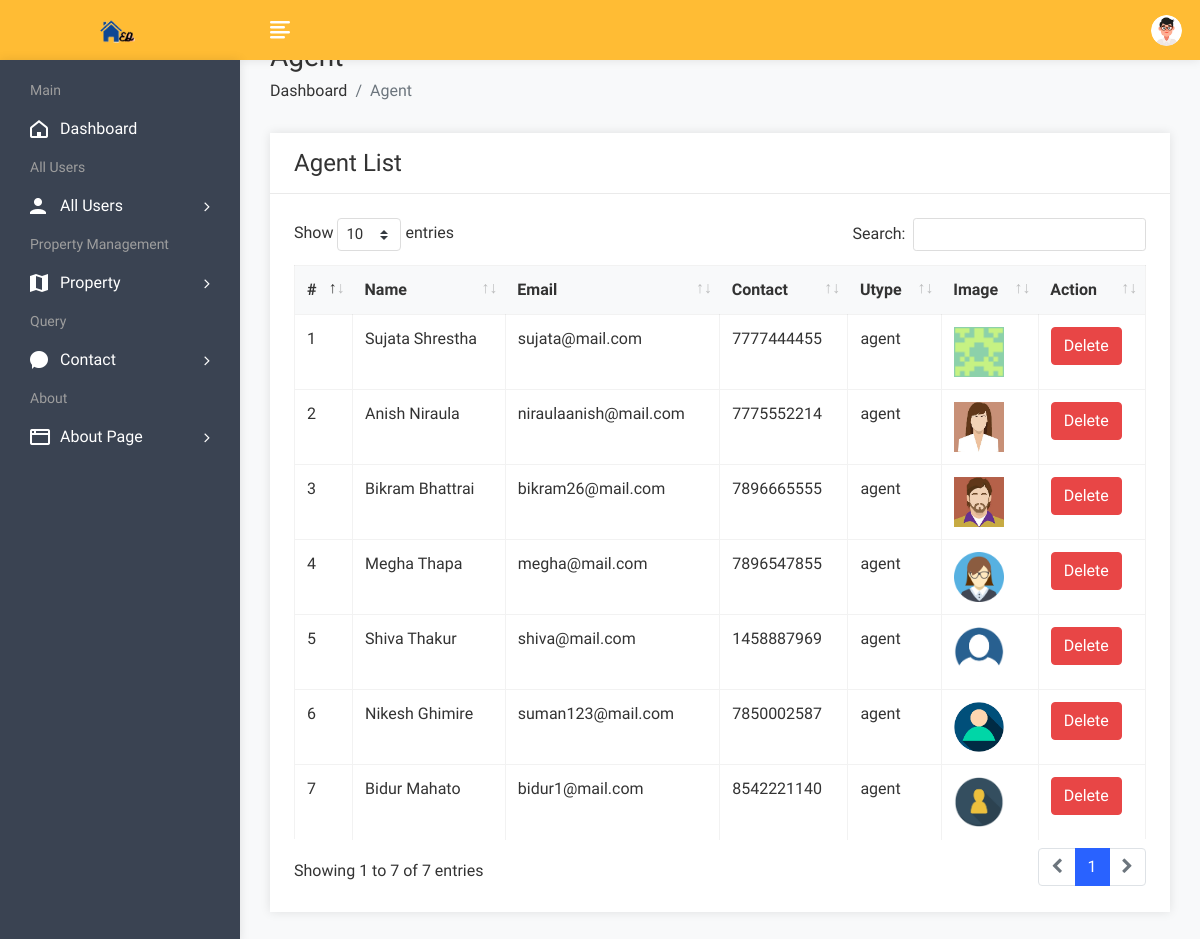
Screenshot of /admin/useragent.php (signed in) with the database file from the repository.
### tables this page shows
CREATE TABLE `user` (
  `uid` int(50) NOT NULL,
  `uname` varchar(100) NOT NULL,
  `uemail` varchar(100) NOT NULL,
  `uphone` varchar(20) NOT NULL,
  `upass` varchar(50) NOT NULL,
  `utype` varchar(50) NOT NULL,
  `uimage` varchar(300) NOT NULL
);

### admin/useragent.php (the view, shortened to what this page needs)
<!DOCTYPE html>
<html lang="en">
<head>
        <link rel="stylesheet" href="assets/css/bootstrap.min.css">
        <link rel="stylesheet" href="assets/css/font-awesome.min.css">
        <link rel="stylesheet" href="assets/css/feathericon.min.css">
		<link rel="stylesheet" href="assets/plugins/datatables/dataTables.bootstrap4.min.css">
		<link rel="stylesheet" href="assets/plugins/datatables/responsive.bootstrap4.min.css">
		<link rel="stylesheet" href="assets/plugins/datatables/select.bootstrap4.min.css">
		<link rel="stylesheet" href="assets/plugins/datatables/buttons.bootstrap4.min.css">
        <link rel="stylesheet" href="assets/css/style.css">
    </head>
    <body>
				<?php include("header.php"); ?>
            <div class="page-wrapper">
                <div class="content container-fluid">
					<div class="page-header">
						<div class="row">
							<div class="col">
								<h3 class="page-title">Agent</h3>
								<ul class="breadcrumb">
									<li class="breadcrumb-item"><a href="dashboard.php">Dashboard</a></li>
									<li class="breadcrumb-item active">Agent</li>
								</ul>
							</div>
						</div>
					</div>
					<div class="row">
						<div class="col-sm-12">
							<div class="card">
								<div class="card-header">
									<h4 class="card-title">Agent List</h4>
								</div>
								<div class="card-body">
									<table id="basic-datatable" class="table table-bordered table-hover">
                                            <thead>
                                                <tr>
                                                    <th>#</th>
                                                    <th>Name</th>
                                                    <th>Email</th>
                                                    <th>Contact</th>
                                                    <th>Utype</th>
													<th>Image</th>
                                                    <th>Action</th>
                                                </tr>
                                            </thead>
                                            <tbody>
											<?php
												$query=mysqli_query($con,"select * from user where utype='agent'");
												$cnt=1;
												while($row=mysqli_fetch_row($query))
													{
											?>
                                                <tr>
                                                    <td><?php echo $cnt; ?></td>
                                                    <td><?php echo $row['1']; ?></td>
                                                    <td><?php echo $row['2']; ?></td>
                                                    <td><?php echo $row['3']; ?></td>
                                                    <td><?php echo $row['5']; ?></td>
													<td><img src="user/<?php echo $row['6']; ?>" height="50px" width="50px"></td>
                                                    <td><a href="useragentdelete.php?id=<?php echo $row['0']; ?>"><button class="btn btn-danger">Delete</button></a></td>
                                                </tr>
                                                <?php
												$cnt=$cnt+1;
												}
												?>
                                            </tbody>
                                        </table>
								</div>
							</div>
						</div>
					</div>
				</div>
			</div>
    </body>
</html>

### rows the page displays
user: uname "Sujata Shrestha", uemail "sujata@mail.com", uphone "7777444455", utype "agent", uimage (picture)
user: uname "Anish Niraula", uemail "niraulaanish@mail.com", uphone "7775552214", utype "agent", uimage (picture)
user: uname "Bikram Bhattrai", uemail "bikram26@mail.com", uphone "7896665555", utype "agent", uimage (picture)
user: uname "Megha Thapa", uemail "megha@mail.com", uphone "7896547855", utype "agent", uimage (placeholder picture)
user: uname "Shiva Thakur", uemail "shiva@mail.com", uphone "1458887969", utype "agent", uimage (picture)
user: uname "Nikesh Ghimire", uemail "suman123@mail.com", uphone "7850002587", utype "agent", uimage (picture)
user: uname "Bidur Mahato", uemail "bidur1@mail.com", uphone "8542221140", utype "agent", uimage (picture)
